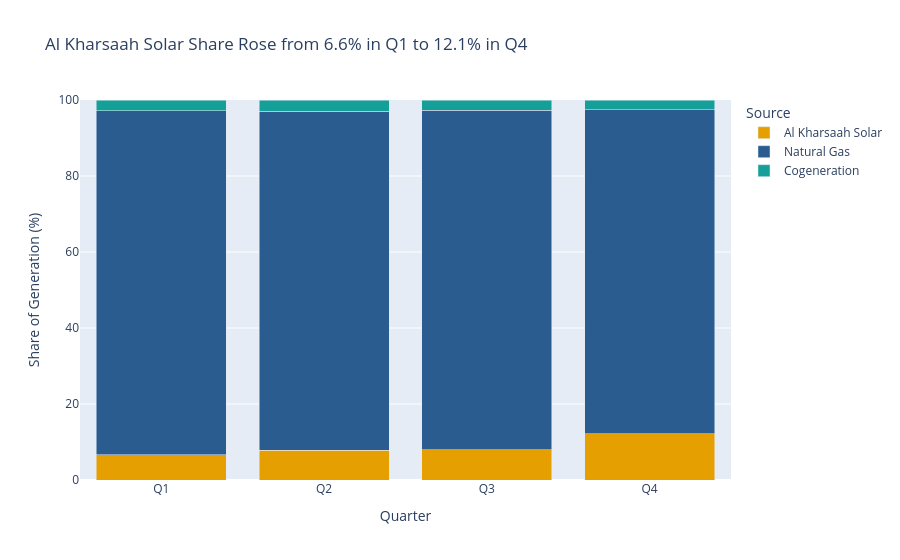

The cell this chart's notebook holds for it:
### Code cell
# --- Plotly Express: 100% Stacked Bar using barnorm='percent' ---
fig_norm = px.bar(
    df, 
    x="quarter", 
    y="generation_gwh", 
    color="energy_source",
    category_orders={"energy_source": ["Al Kharsaah Solar", "Natural Gas", "Cogeneration"]},
    color_discrete_map={"Natural Gas": "#2B5C8F", "Al Kharsaah Solar": "#E69F00", "Cogeneration": "#14A098"},
    title="Al Kharsaah Solar Share Rose from 6.6% in Q1 to 12.1% in Q4",
    labels={"quarter": "Quarter", "generation_gwh": "Share (%)", "energy_source": "Source"}
)

fig_norm.update_layout(barmode="stack", barnorm="percent", yaxis_title="Share of Generation (%)")
fig_norm.show()

### Figure 1 — Plotly figure (JSON) as saved in the notebook; plotly's stock layout.template omitted (floating-point values rounded to 4 significant figures)
{"data": [{"hovertemplate": "Source=Al Kharsaah Solar<br>Quarter=%{x}<br>Share (%)=%{y}<extra></extra>", "legendgroup": "Al Kharsaah Solar", "marker": {"color": "#E69F00", "pattern": {"shape": ""}}, "name": "Al Kharsaah Solar", "orientation": "v", "showlegend": true, "textposition": "auto", "type": "bar", "x": ["Q1", "Q2", "Q3", "Q4"], "xaxis": "x", "y": [720, 1080, 1350, 1480], "yaxis": "y"}, {"hovertemplate": "Source=Natural Gas<br>Quarter=%{x}<br>Share (%)=%{y}<extra></extra>", "legendgroup": "Natural Gas", "marker": {"color": "#2B5C8F", "pattern": {"shape": ""}}, "name": "Natural Gas", "orientation": "v", "showlegend": true, "textposition": "auto", "type": "bar", "x": ["Q1", "Q2", "Q3", "Q4"], "xaxis": "x", "y": [9850, 12400, 15200, 10400], "yaxis": "y"}, {"hovertemplate": "Source=Cogeneration<br>Quarter=%{x}<br>Share (%)=%{y}<extra></extra>", "legendgroup": "Cogeneration", "marker": {"color": "#14A098", "pattern": {"shape": ""}}, "name": "Cogeneration", "orientation": "v", "showlegend": true, "textposition": "auto", "type": "bar", "x": ["Q1", "Q2", "Q3", "Q4"], "xaxis": "x", "y": [310, 420, 450, 320], "yaxis": "y"}], "layout": {"barmode": "stack", "barnorm": "percent", "legend": {"title": {"text": "Source"}, "tracegroupgap": 0}, "title": {"text": "Al Kharsaah Solar Share Rose from 6.6% in Q1 to 12.1% in Q4"}, "xaxis": {"anchor": "y", "domain": [0, 1], "title": {"text": "Quarter"}}, "yaxis": {"anchor": "x", "domain": [0, 1], "title": {"text": "Share of Generation (%)"}}}}
